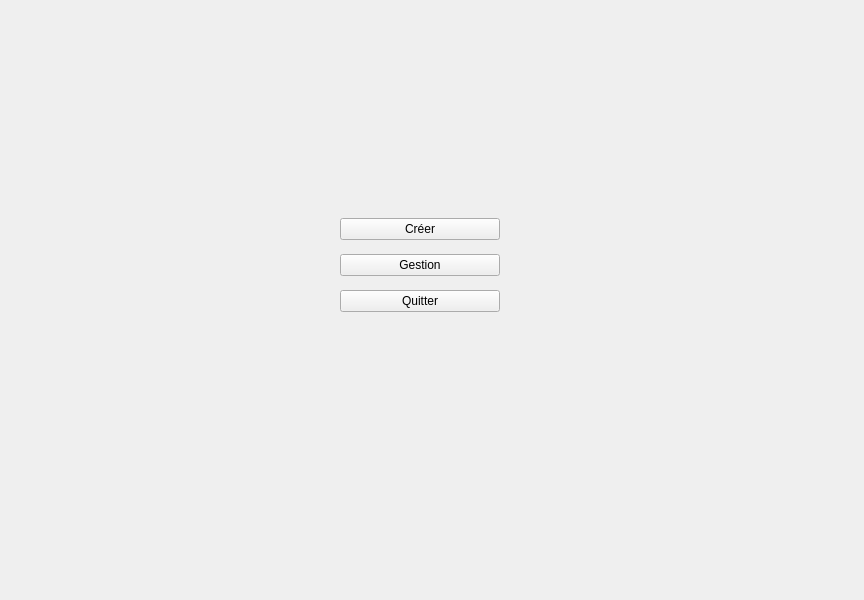
<?xml version="1.0" encoding="UTF-8"?>
<ui version="4.0">
 <class>MainWindow</class>
 <widget class="QMainWindow" name="MainWindow">
  <property name="geometry">
   <rect>
    <x>0</x>
    <y>0</y>
    <width>864</width>
    <height>600</height>
   </rect>
  </property>
  <property name="windowTitle">
   <string>MainWindow</string>
  </property>
  <widget class="QWidget" name="widget">
   <widget class="QWidget" name="verticalLayoutWidget">
    <property name="geometry">
     <rect>
      <x>340</x>
      <y>210</y>
      <width>160</width>
      <height>112</height>
     </rect>
    </property>
    <layout class="QVBoxLayout" name="verticalLayout">
     <item>
      <widget class="QPushButton" name="Create_button">
       <property name="text">
        <string>Créer</string>
       </property>
      </widget>
     </item>
     <item>
      <widget class="QPushButton" name="Gestion_button">
       <property name="text">
        <string>Gestion</string>
       </property>
      </widget>
     </item>
     <item>
      <widget class="QPushButton" name="Quitter_button">
       <property name="text">
        <string>Quitter</string>
       </property>
      </widget>
     </item>
    </layout>
   </widget>
   <widget class="QLabel" name="label">
    <property name="geometry">
     <rect>
      <x>-110</x>
      <y>-130</y>
      <width>1041</width>
      <height>841</height>
     </rect>
    </property>
    <property name="styleSheet">
     <string notr="true">image: url(:/back/pokedex-background-128730-586989-3905341.png);</string>
    </property>
    <property name="text">
     <string/>
    </property>
   </widget>
   <zorder>label</zorder>
   <zorder>verticalLayoutWidget</zorder>
  </widget>
  <widget class="QMenuBar" name="menuBar">
   <property name="geometry">
    <rect>
     <x>0</x>
     <y>0</y>
     <width>864</width>
     <height>22</height>
    </rect>
   </property>
  </widget>
  <action name="actionNouveau_Fichier">
   <property name="text">
    <string>Nouveau Fichier</string>
   </property>
  </action>
  <action name="actionFermer_Fichier">
   <property name="text">
    <string>Fermer Fichier</string>
   </property>
  </action>
 </widget>
 <resources/>
 <connections/>
</ui>
